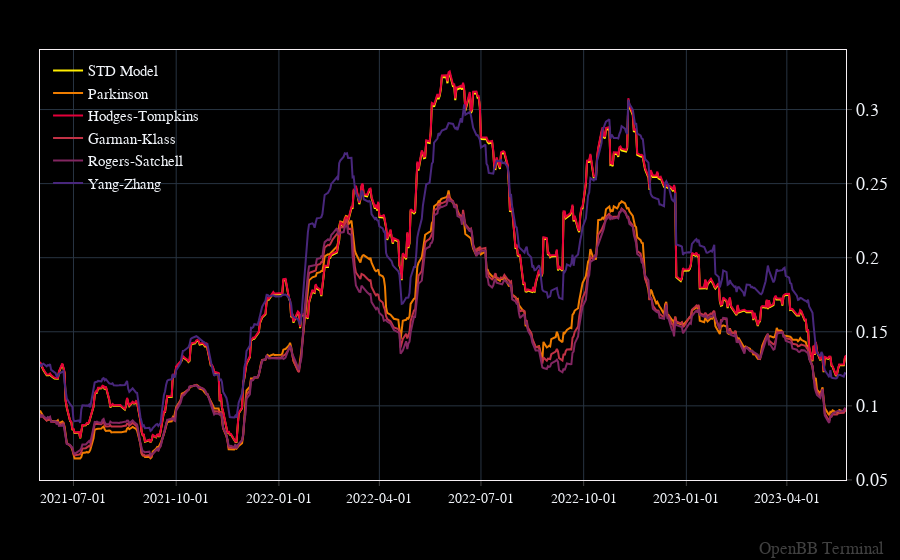

Here is the notebook cell this chart was saved with:
### Markdown cell above
### Comparing the Models Against Each Other

The other models work in exactly the same way, let's compare them against each other.  The default state for each model is a 30-day rolling window, annualized over 252 trading days.

### Code cell
rvol = pd.DataFrame()
rvol["STD Model"] = openbb.ta.standard_deviation(df)
rvol["Parkinson"] = openbb.ta.rvol_parkinson(df)
rvol["Hodges-Tompkins"] = openbb.ta.rvol_hodges_tompkins(df)
rvol["Garman-Klass"] = openbb.ta.rvol_garman_klass(df)
rvol["Rogers-Satchell"] = openbb.ta.rvol_rogers_satchell(df)
rvol["Yang-Zhang"] = openbb.ta.rvol_yang_zhang(df)

openbb.forecast.plot(data = rvol["2021-06-01":], columns = rvol.columns)

### Figure 1 — Plotly figure (JSON) as saved in the notebook; plotly's stock layout.template omitted (floating-point values rounded to 4 significant figures; data arrays with more than 128 entries replaced by an {"elided": "..."} marker saying what was removed)
{"data": [{"hovertemplate": "%{y}<extra></extra>", "name": "STD Model", "type": "scatter", "x": {"elided": "500 str values"}, "y": {"elided": "500 float values"}}, {"hovertemplate": "%{y}<extra></extra>", "name": "Parkinson", "type": "scatter", "x": {"elided": "500 str values"}, "y": {"elided": "500 float values"}}, {"hovertemplate": "%{y}<extra></extra>", "name": "Hodges-Tompkins", "type": "scatter", "x": {"elided": "500 str values"}, "y": {"elided": "500 float values"}}, {"hovertemplate": "%{y}<extra></extra>", "name": "Garman-Klass", "type": "scatter", "x": {"elided": "500 str values"}, "y": {"elided": "500 float values"}}, {"hovertemplate": "%{y}<extra></extra>", "name": "Rogers-Satchell", "type": "scatter", "x": {"elided": "500 str values"}, "y": {"elided": "500 float values"}}, {"hovertemplate": "%{y}<extra></extra>", "name": "Yang-Zhang", "type": "scatter", "x": {"elided": "500 str values"}, "xhoverformat": "%Y-%m-%d", "y": {"elided": "500 float values"}}], "layout": {"annotations": [{"font": {"color": "gray", "size": 17}, "opacity": 0.5, "text": "OpenBB Terminal", "x": 1, "xanchor": "right", "xref": "paper", "xshift": 40, "y": 0, "yanchor": "bottom", "yref": "paper", "yshift": -80}], "bargap": 0, "bargroupgap": 0, "barmode": "overlay", "hoverdistance": 2, "legend": {"groupclick": "toggleitem", "orientation": "v", "tracegroupgap": 133.3}, "margin": {"b": 80, "l": 40, "r": 50, "t": 50}, "modebar": {"activecolor": "#d1030d", "bgcolor": "#2A2A2A", "color": "#FFFFFF", "orientation": "v"}, "newshape": {"line": {"color": "gold"}}, "spikedistance": 2, "xaxis": {"tickformatstops": [{"dtickrange": [null, 604800000], "value": "%Y-%m-%d"}, {"dtickrange": [604800000, "M1"], "value": "%Y-%m-%d"}, {"dtickrange": ["M1", null], "value": "%Y-%m-%d"}], "type": "date"}}}
